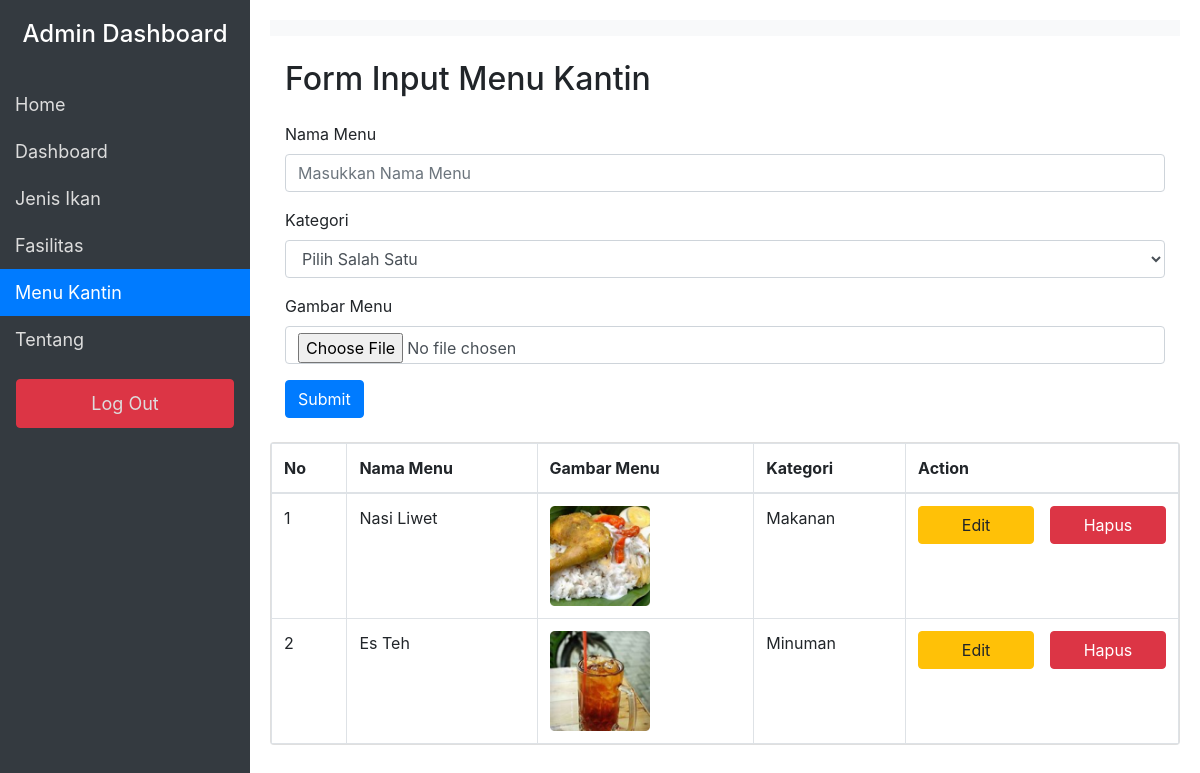
/pemancingan/admin/kelola-menu-kantin.php (signed in), run on the app's committed database.
### tables this page shows
CREATE TABLE `menu_kantin` (
  `id` int(11) NOT NULL,
  `gambar_menu` varchar(255) DEFAULT NULL,
  `nama_menu` varchar(100) NOT NULL,
  `kategori` varchar(50) NOT NULL
);

### pemancingan/admin/kelola-menu-kantin.php (the view, shortened to what this page needs)
<?php
    $cssHalaman = '
    <link rel="stylesheet" href="../assets/menukantindashboard.css">
    ';
    $active4 = 'class="bg-primary text-white"';
    require 'layout/header.php';
?>
    <div class="content" id="content">
        <nav class="navbar navbar-light bg-light">
        </nav>
        <div class="container mt-4">
            <h2 class="mb-4">Form Input Menu Kantin</h2>
            <form action="proses/proses_simpan_kantin.php" method="POST" enctype="multipart/form-data">
                <div class="form-group">
                    <label for="nama_menu">Nama Menu</label>
                    <input type="text" class="form-control" id="nama_menu" name="nama_menu" placeholder="Masukkan Nama Menu" required>
                </div>
                <div class="form-group">
                    <label for="kategori">Kategori</label>
                    <select name="kategori" id="kategori" class="form-control" required>
                        <option value="">Pilih Salah Satu</option>
                    </select>
                </div>
                <div class="form-group">
                    <label for="gambar_menu">Gambar Menu</label>
                    <input type="file" class="form-control" id="gambar_menu" name="gambar_menu">
                </div>
                <button type="submit" class="btn btn-primary">Submit</button>
            </form>
        </div>
        <?php
            $query = "SELECT * FROM menu_kantin";
            $result = mysqli_query($koneksi, $query);
        ?>
        <div class="mt-4">
            <div class="card table">
                <table class="table-bordered">
                    <thead>
                        <tr>
                            <th>No</th>
                            <th>Nama Menu</th>
                            <th>Gambar Menu</th>
                            <th>Kategori</th>
                            <th>Action</th>
                        </tr>
                    </thead>
                    <tbody>
                        <?php
                        if (mysqli_num_rows($result) > 0) {
                            $no = 1;
                            while ($row = mysqli_fetch_assoc($result)) {
                                ?>
                                <tr>
                                    <td><?php echo $no++; ?></td>
                                    <td><?php echo htmlspecialchars($row['nama_menu']); ?></td>
                                    <td><img src="../public/img/<?php echo htmlspecialchars($row['gambar_menu']); ?>" alt="<?php echo htmlspecialchars($row['nama_menu']); ?>" width="100"></td>
                                    <td><?php echo htmlspecialchars($row['kategori']); ?></td>
                                    <td>
                                        <div class="d-flex flex-row justify-content-center">
                                            <button type="button" class="btn btn-warning w-100 fw-bold mr-2" data-toggle="modal" data-target="#editModal<?php echo $row['id']; ?>">Edit</button>
                                            <button type="button" class="btn btn-danger  w-100 fw-bold ml-2" data-toggle="modal" data-target="#deleteModal<?php echo $row['id']; ?>">Hapus</button>
                                        </div>
                                    </td>
                                </tr>
                                <?php
                            }
                        } else {
                            echo "<tr><td colspan='5'>Tidak ada data kantin yang ditemukan.</td></tr>";
                        }
                        ?>
                    </tbody>
                </table>
            </div>
        </div>
    </div>
<?php
    require 'layout/footer.php';
?>

### pemancingan/admin/layout/header.php (shortened to what this page needs)
<!DOCTYPE html>
<html lang="en">
<head>
    <link href="https://maxcdn.bootstrapcdn.com/bootstrap/4.5.2/css/bootstrap.min.css" rel="stylesheet">
    <?php echo $cssHalaman ?>
</head>
<body>
<?php
include_once 'menu.php';
?>

### pemancingan/admin/layout/menu.php
<div class="sidebar" id="sidebar">
<h4 class="text-center text-white">Admin Dashboard</h4><br>
    <a href="../home.php">Home</a>
    <a href="dashboard.php" <?php echo $active1 ?? '' ?>>Dashboard</a>
    <a href="kelola-jenis-ikan.php" <?php echo $active2 ?? '' ?>>Jenis Ikan</a>
    <a href="kelola-fasilitas.php" <?php echo $active3 ?? '' ?>>Fasilitas</a>
    <a href="kelola-menu-kantin.php" <?php echo $active4 ?? '' ?>>Menu Kantin</a>
    <a href="kelola-tentang.php" <?php echo $active5 ?? '' ?>>Tentang</a>
    <a href="../auth/logout.php" class="btn btn-danger mt-3 mx-3">Log Out</a>
</div>

### pemancingan/admin/layout/footer.php (shortened to what this page needs)
</body>
</html>

### pemancingan/assets/menukantindashboard.css (style rules this page uses)
body { display: flex; }
.sidebar { height: 100vh; position: fixed; top: 0; left: 0; width: 250px; background-color: #343a40; padding-top: 20px; transition: transform 0.3s ease; }
.sidebar a { padding: 10px 15px; text-decoration: none; font-size: 18px; color: #ddd; display: block; }
.content { margin-left: 250px; padding: 20px; width: 100%; transition: margin-left 0.3s ease; }

### data on the page
menu_kantin: nama_menu "Nasi Liwet", gambar_menu (picture), kategori "Makanan"
menu_kantin: nama_menu "Es Teh", gambar_menu (picture), kategori "Minuman"
